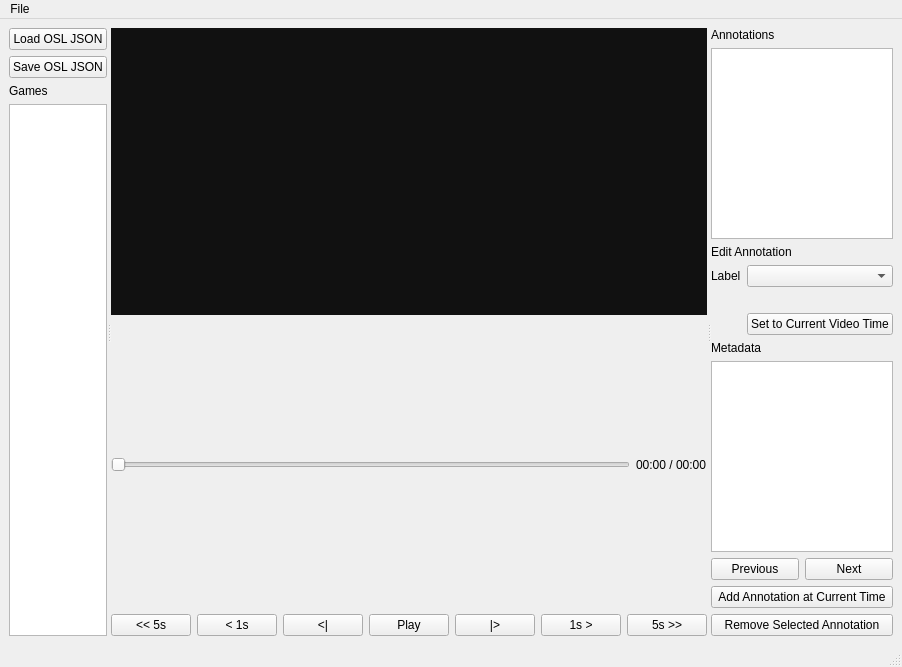
<?xml version="1.0" encoding="UTF-8"?>
<ui version="4.0">
 <class>MainWindow</class>
 <widget class="QMainWindow" name="MainWindow">
  <property name="geometry">
   <rect>
    <x>0</x>
    <y>0</y>
    <width>862</width>
    <height>667</height>
   </rect>
  </property>
  <property name="windowTitle">
   <string>OSL Dataset Visualizer</string>
  </property>
  <widget class="QWidget" name="centralwidget">
   <layout class="QGridLayout" name="gridLayout">
    <item row="0" column="0">
     <widget class="QSplitter" name="mainSplitter">
      <property name="orientation">
       <enum>Qt::Orientation::Horizontal</enum>
      </property>
      <widget class="QWidget" name="leftPanel">
       <layout class="QVBoxLayout" name="leftLayout">
        <item>
         <widget class="QPushButton" name="loadButton">
          <property name="text">
           <string>Load OSL JSON</string>
          </property>
         </widget>
        </item>
        <item>
         <widget class="QPushButton" name="saveButton">
          <property name="text">
           <string>Save OSL JSON</string>
          </property>
         </widget>
        </item>
        <item>
         <widget class="QLabel" name="gamesLabel">
          <property name="text">
           <string>Games</string>
          </property>
         </widget>
        </item>
        <item>
         <widget class="QListWidget" name="videoListWidget"/>
        </item>
       </layout>
      </widget>
      <widget class="QWidget" name="centerPanel">
       <layout class="QVBoxLayout" name="centerLayout">
        <item>
         <widget class="QWidget" name="videoWidgetPlaceholder" native="true">
          <property name="minimumSize">
           <size>
            <width>320</width>
            <height>240</height>
           </size>
          </property>
          <property name="styleSheet">
           <string>background: #111;</string>
          </property>
         </widget>
        </item>
        <item>
         <layout class="QHBoxLayout" name="sliderLayout">
          <item>
           <widget class="QSlider" name="slider">
            <property name="maximum">
             <number>1000</number>
            </property>
            <property name="orientation">
             <enum>Qt::Orientation::Horizontal</enum>
            </property>
           </widget>
          </item>
          <item>
           <widget class="QLabel" name="timeLabel">
            <property name="sizePolicy">
             <sizepolicy hsizetype="Fixed" vsizetype="Preferred">
              <horstretch>0</horstretch>
              <verstretch>0</verstretch>
             </sizepolicy>
            </property>
            <property name="text">
             <string>00:00 / 00:00</string>
            </property>
           </widget>
          </item>
         </layout>
        </item>
        <item>
        <layout class="QHBoxLayout" name="videoControlsLayout">
        <item><widget class="QPushButton" name="back5sButton"><property name="text"><string>&lt;&lt; 5s</string></property></widget></item>
        <item><widget class="QPushButton" name="back1sButton"><property name="text"><string>&lt; 1s</string></property></widget></item>
        <item><widget class="QPushButton" name="backFrameButton"><property name="text"><string>&lt;|</string></property></widget></item>
        <item><widget class="QPushButton" name="playButton"><property name="text"><string>Play</string></property></widget></item>
        <item><widget class="QPushButton" name="forwardFrameButton"><property name="text"><string>|&gt;</string></property></widget></item>
        <item><widget class="QPushButton" name="forward1sButton"><property name="text"><string>1s &gt;</string></property></widget></item>
        <item><widget class="QPushButton" name="forward5sButton"><property name="text"><string>5s &gt;&gt;</string></property></widget></item>
        </layout>
        </item>
       </layout>
      </widget>
      <widget class="QWidget" name="rightPanel">
       <layout class="QVBoxLayout" name="rightLayout">
        <item>
         <widget class="QLabel" name="annotationsLabel">
          <property name="text">
           <string>Annotations</string>
          </property>
         </widget>
        </item>
        <item>
         <widget class="QListWidget" name="annotationListWidget"/>
        </item>
        <item>
         <widget class="QLabel" name="editLabel">
          <property name="text">
           <string>Edit Annotation</string>
          </property>
         </widget>
        </item>
        <item>
         <layout class="QFormLayout" name="formLayout">
          <item row="0" column="0">
           <widget class="QLabel" name="labelLabel">
            <property name="text">
             <string>Label</string>
            </property>
           </widget>
          </item>
          <item row="0" column="1">
           <widget class="QComboBox" name="labelComboBox"/>
          </item>
          <item row="1" column="1">
  <widget class="QLabel" name="annotationTimeLabel"/>
</item>
<item row="2" column="1">
  <widget class="QPushButton" name="setTimeToVideoButton">
    <property name="text">
      <string>Set to Current Video Time</string>
    </property>
  </widget>
</item>


         </layout>
        </item>
        <item>
         <widget class="QLabel" name="metadataLabel">
          <property name="text">
           <string>Metadata</string>
          </property>
         </widget>
        </item>
        <item>
         <widget class="QTextEdit" name="metadataTextEdit">
          <property name="readOnly">
           <bool>true</bool>
          </property>
         </widget>
        </item>
        <item>
         <layout class="QHBoxLayout" name="navButtonsLayout">
          <item>
           <widget class="QPushButton" name="prevButton">
            <property name="text">
             <string>Previous</string>
            </property>
           </widget>
          </item>
          <item>
           <widget class="QPushButton" name="nextButton">
            <property name="text">
             <string>Next</string>
            </property>
           </widget>
          </item>
         </layout>
        </item>
        <item>
 <widget class="QPushButton" name="addAnnotationButton">
  <property name="text">
   <string>Add Annotation at Current Time</string>
  </property>
 </widget>
</item>
<item>
 <widget class="QPushButton" name="removeAnnotationButton">
  <property name="text">
   <string>Remove Selected Annotation</string>
  </property>
 </widget>
</item>
       </layout>
      </widget>
     </widget>
    </item>
   </layout>
  </widget>
  <widget class="QMenuBar" name="menuBar">
   <property name="geometry">
    <rect>
     <x>0</x>
     <y>0</y>
     <width>862</width>
     <height>37</height>
    </rect>
   </property>
   <widget class="QMenu" name="menuFile">
    <property name="title">
     <string>File</string>
    </property>
    <addaction name="actionLoad_OSL_Json"/>
    <addaction name="actionSave_OSL_JSON"/>
   </widget>
   <addaction name="menuFile"/>
  </widget>
  <widget class="QStatusBar" name="statusBar"/>
  <action name="actionLoad_OSL_Json">
   <property name="text">
    <string>Load OSL JSON</string>
   </property>
  </action>
  <action name="actionSave_OSL_JSON">
   <property name="text">
    <string>Save OSL JSON</string>
   </property>
  </action>
 </widget>
 <resources/>
 <connections/>
</ui>
